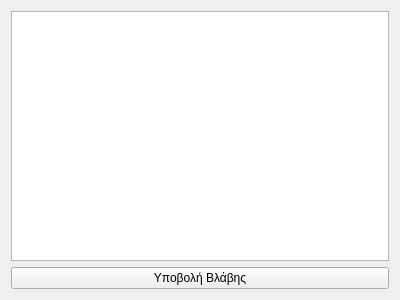
<?xml version="1.0" encoding="UTF-8"?>
<ui version="4.0">
 <class>Form</class>
 <widget class="QWidget" name="Form">
  <property name="geometry">
   <rect>
    <x>0</x>
    <y>0</y>
    <width>400</width>
    <height>300</height>
   </rect>
  </property>
  <property name="windowTitle">
   <string>Form</string>
  </property>
  <layout class="QVBoxLayout" name="verticalLayout_2">
   <item>
    <layout class="QVBoxLayout" name="verticalLayout">
     <item>
      <widget class="QPlainTextEdit" name="plainTextEdit">
       <property name="toolTip">
        <string/>
       </property>
       <property name="plainText">
        <string/>
       </property>
       <property name="placeholderText">
        <string>Εισάγετε περιγραφή της βλάβης.</string>
       </property>
      </widget>
     </item>
     <item>
      <widget class="QPushButton" name="pushButton">
       <property name="text">
        <string>Υποβολή Βλάβης</string>
       </property>
      </widget>
     </item>
    </layout>
   </item>
  </layout>
 </widget>
 <resources/>
 <connections/>
</ui>
